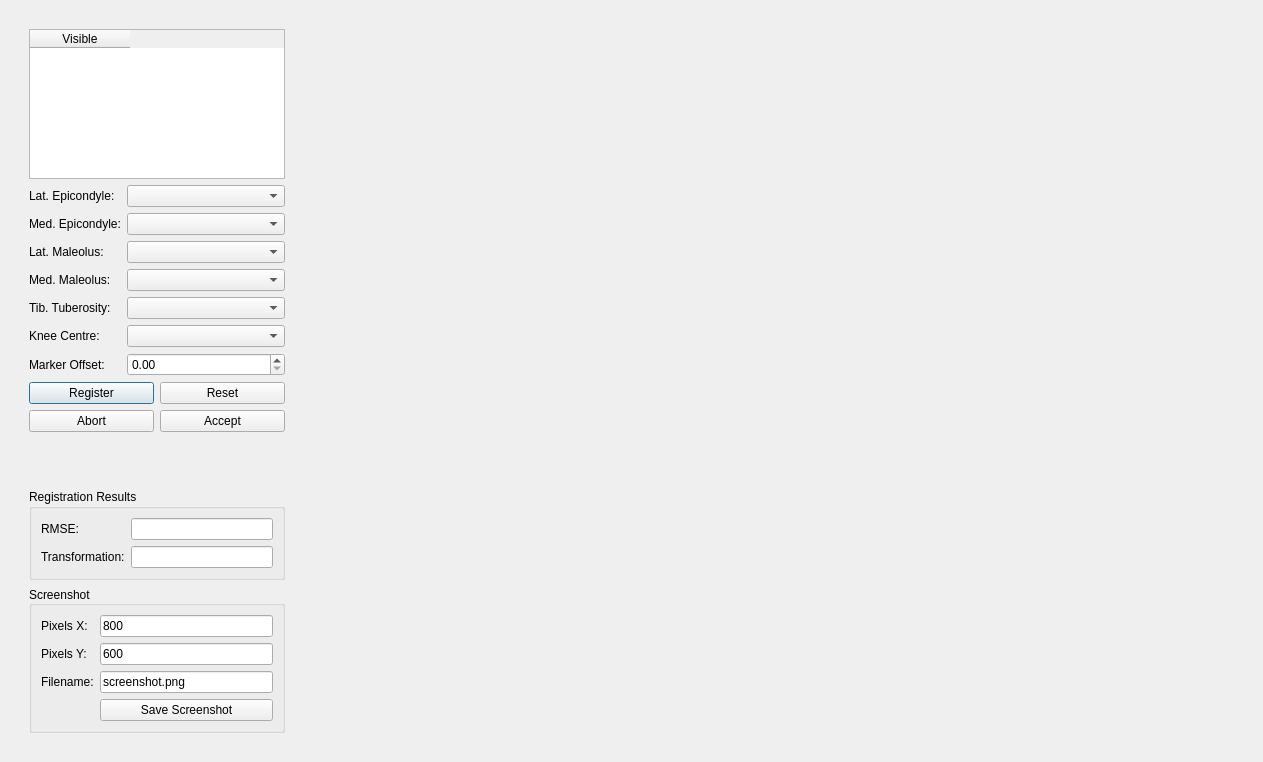
<?xml version="1.0" encoding="UTF-8"?>
<ui version="4.0">
 <class>Dialog</class>
 <widget class="QDialog" name="Dialog">
  <property name="geometry">
   <rect>
    <x>0</x>
    <y>0</y>
    <width>1263</width>
    <height>762</height>
   </rect>
  </property>
  <property name="sizePolicy">
   <sizepolicy hsizetype="Preferred" vsizetype="Preferred">
    <horstretch>0</horstretch>
    <verstretch>0</verstretch>
   </sizepolicy>
  </property>
  <property name="windowTitle">
   <string>Tibia Fibula PCA Landmark Registration</string>
  </property>
  <layout class="QHBoxLayout" name="horizontalLayout_2">
   <item>
    <widget class="QWidget" name="widgetMain" native="true">
     <property name="enabled">
      <bool>true</bool>
     </property>
     <property name="sizePolicy">
      <sizepolicy hsizetype="Preferred" vsizetype="Preferred">
       <horstretch>0</horstretch>
       <verstretch>0</verstretch>
      </sizepolicy>
     </property>
     <property name="maximumSize">
      <size>
       <width>16777215</width>
       <height>16777215</height>
      </size>
     </property>
     <layout class="QGridLayout" name="gridLayout">
      <item row="0" column="0">
       <widget class="QWidget" name="widget" native="true">
        <property name="maximumSize">
         <size>
          <width>500</width>
          <height>16777215</height>
         </size>
        </property>
        <layout class="QVBoxLayout" name="verticalLayout_3">
         <item>
          <layout class="QVBoxLayout" name="verticalLayout">
           <property name="sizeConstraint">
            <enum>QLayout::SetDefaultConstraint</enum>
           </property>
           <item>
            <widget class="QTableWidget" name="tableWidget">
             <property name="sizePolicy">
              <sizepolicy hsizetype="Preferred" vsizetype="Maximum">
               <horstretch>0</horstretch>
               <verstretch>0</verstretch>
              </sizepolicy>
             </property>
             <property name="minimumSize">
              <size>
               <width>0</width>
               <height>0</height>
              </size>
             </property>
             <property name="maximumSize">
              <size>
               <width>16777215</width>
               <height>150</height>
              </size>
             </property>
             <property name="sortingEnabled">
              <bool>false</bool>
             </property>
             <attribute name="horizontalHeaderVisible">
              <bool>true</bool>
             </attribute>
             <attribute name="horizontalHeaderCascadingSectionResizes">
              <bool>false</bool>
             </attribute>
             <attribute name="horizontalHeaderDefaultSectionSize">
              <number>100</number>
             </attribute>
             <column>
              <property name="text">
               <string>Visible</string>
              </property>
             </column>
            </widget>
           </item>
           <item>
            <layout class="QFormLayout" name="formLayout_2">
             <property name="fieldGrowthPolicy">
              <enum>QFormLayout::AllNonFixedFieldsGrow</enum>
             </property>
             <item row="2" column="0">
              <widget class="QLabel" name="label">
               <property name="text">
                <string>Lat. Maleolus:</string>
               </property>
              </widget>
             </item>
             <item row="2" column="1">
              <widget class="QComboBox" name="comboBoxLM"/>
             </item>
             <item row="3" column="0">
              <widget class="QLabel" name="label_4">
               <property name="text">
                <string>Med. Maleolus:</string>
               </property>
              </widget>
             </item>
             <item row="3" column="1">
              <widget class="QComboBox" name="comboBoxMM"/>
             </item>
             <item row="4" column="0">
              <widget class="QLabel" name="label_5">
               <property name="text">
                <string>Tib. Tuberosity:</string>
               </property>
              </widget>
             </item>
             <item row="4" column="1">
              <widget class="QComboBox" name="comboBoxTT"/>
             </item>
             <item row="1" column="1">
              <widget class="QComboBox" name="comboBoxMC"/>
             </item>
             <item row="0" column="1">
              <widget class="QComboBox" name="comboBoxLC"/>
             </item>
             <item row="5" column="1">
              <widget class="QComboBox" name="comboBoxKC"/>
             </item>
             <item row="0" column="0">
              <widget class="QLabel" name="label_6">
               <property name="text">
                <string>Lat. Epicondyle:</string>
               </property>
              </widget>
             </item>
             <item row="1" column="0">
              <widget class="QLabel" name="label_7">
               <property name="text">
                <string>Med. Epicondyle:</string>
               </property>
              </widget>
             </item>
             <item row="5" column="0">
              <widget class="QLabel" name="label_8">
               <property name="text">
                <string>Knee Centre:</string>
               </property>
              </widget>
             </item>
             <item row="6" column="1">
              <widget class="QDoubleSpinBox" name="doubleSpinBoxMarkerOffset"/>
             </item>
             <item row="6" column="0">
              <widget class="QLabel" name="label_9">
               <property name="text">
                <string>Marker Offset:</string>
               </property>
              </widget>
             </item>
            </layout>
           </item>
           <item>
            <layout class="QGridLayout" name="gridLayout_2">
             <item row="0" column="0">
              <widget class="QPushButton" name="regButton">
               <property name="text">
                <string>Register</string>
               </property>
              </widget>
             </item>
             <item row="0" column="1">
              <widget class="QPushButton" name="resetButton">
               <property name="text">
                <string>Reset</string>
               </property>
              </widget>
             </item>
             <item row="1" column="1">
              <widget class="QPushButton" name="acceptButton">
               <property name="text">
                <string>Accept</string>
               </property>
              </widget>
             </item>
             <item row="1" column="0">
              <widget class="QPushButton" name="abortButton">
               <property name="text">
                <string>Abort</string>
               </property>
              </widget>
             </item>
            </layout>
           </item>
           <item>
            <spacer name="verticalSpacer">
             <property name="orientation">
              <enum>Qt::Vertical</enum>
             </property>
             <property name="sizeHint" stdset="0">
              <size>
               <width>20</width>
               <height>40</height>
              </size>
             </property>
            </spacer>
           </item>
           <item>
            <widget class="QGroupBox" name="groupBox">
             <property name="title">
              <string>Registration Results</string>
             </property>
             <layout class="QFormLayout" name="formLayout_3">
              <property name="fieldGrowthPolicy">
               <enum>QFormLayout::AllNonFixedFieldsGrow</enum>
              </property>
              <item row="0" column="0">
               <widget class="QLabel" name="label_2">
                <property name="text">
                 <string>RMSE:</string>
                </property>
               </widget>
              </item>
              <item row="1" column="0">
               <widget class="QLabel" name="label_3">
                <property name="text">
                 <string>Transformation:</string>
                </property>
               </widget>
              </item>
              <item row="1" column="1">
               <widget class="QLineEdit" name="lineEditTransformation">
                <property name="readOnly">
                 <bool>true</bool>
                </property>
               </widget>
              </item>
              <item row="0" column="1">
               <widget class="QLineEdit" name="lineEditRMSE">
                <property name="readOnly">
                 <bool>true</bool>
                </property>
               </widget>
              </item>
             </layout>
            </widget>
           </item>
           <item>
            <widget class="QGroupBox" name="screenshotgroup">
             <property name="title">
              <string>Screenshot</string>
             </property>
             <property name="alignment">
              <set>Qt::AlignLeading|Qt::AlignLeft|Qt::AlignVCenter</set>
             </property>
             <layout class="QFormLayout" name="formLayout">
              <property name="fieldGrowthPolicy">
               <enum>QFormLayout::AllNonFixedFieldsGrow</enum>
              </property>
              <item row="0" column="0">
               <widget class="QLabel" name="pixelsXLabel">
                <property name="sizePolicy">
                 <sizepolicy hsizetype="Fixed" vsizetype="Preferred">
                  <horstretch>0</horstretch>
                  <verstretch>0</verstretch>
                 </sizepolicy>
                </property>
                <property name="text">
                 <string>Pixels X:</string>
                </property>
               </widget>
              </item>
              <item row="0" column="1">
               <widget class="QLineEdit" name="screenshotPixelXLineEdit">
                <property name="sizePolicy">
                 <sizepolicy hsizetype="Expanding" vsizetype="Fixed">
                  <horstretch>0</horstretch>
                  <verstretch>0</verstretch>
                 </sizepolicy>
                </property>
                <property name="text">
                 <string>800</string>
                </property>
               </widget>
              </item>
              <item row="1" column="0">
               <widget class="QLabel" name="pixelsYLabel">
                <property name="sizePolicy">
                 <sizepolicy hsizetype="Fixed" vsizetype="Preferred">
                  <horstretch>0</horstretch>
                  <verstretch>0</verstretch>
                 </sizepolicy>
                </property>
                <property name="text">
                 <string>Pixels Y:</string>
                </property>
               </widget>
              </item>
              <item row="1" column="1">
               <widget class="QLineEdit" name="screenshotPixelYLineEdit">
                <property name="sizePolicy">
                 <sizepolicy hsizetype="Expanding" vsizetype="Fixed">
                  <horstretch>0</horstretch>
                  <verstretch>0</verstretch>
                 </sizepolicy>
                </property>
                <property name="text">
                 <string>600</string>
                </property>
               </widget>
              </item>
              <item row="2" column="0">
               <widget class="QLabel" name="screenshotFilenameLabel">
                <property name="text">
                 <string>Filename:</string>
                </property>
               </widget>
              </item>
              <item row="2" column="1">
               <widget class="QLineEdit" name="screenshotFilenameLineEdit">
                <property name="sizePolicy">
                 <sizepolicy hsizetype="Expanding" vsizetype="Fixed">
                  <horstretch>0</horstretch>
                  <verstretch>0</verstretch>
                 </sizepolicy>
                </property>
                <property name="text">
                 <string>screenshot.png</string>
                </property>
               </widget>
              </item>
              <item row="3" column="1">
               <widget class="QPushButton" name="screenshotSaveButton">
                <property name="sizePolicy">
                 <sizepolicy hsizetype="Preferred" vsizetype="Fixed">
                  <horstretch>0</horstretch>
                  <verstretch>0</verstretch>
                 </sizepolicy>
                </property>
                <property name="text">
                 <string>Save Screenshot</string>
                </property>
               </widget>
              </item>
             </layout>
            </widget>
           </item>
          </layout>
         </item>
        </layout>
       </widget>
      </item>
      <item row="0" column="1">
       <widget class="MayaviSceneWidget" name="MayaviScene" native="true">
        <property name="sizePolicy">
         <sizepolicy hsizetype="Preferred" vsizetype="Expanding">
          <horstretch>1</horstretch>
          <verstretch>1</verstretch>
         </sizepolicy>
        </property>
       </widget>
      </item>
     </layout>
    </widget>
   </item>
  </layout>
 </widget>
 <customwidgets>
  <customwidget>
   <class>MayaviSceneWidget</class>
   <extends>QWidget</extends>
   <header>gias2.mappluginutils.mayaviviewer.mayaviscenewidget</header>
   <container>1</container>
  </customwidget>
 </customwidgets>
 <tabstops>
  <tabstop>tableWidget</tabstop>
  <tabstop>comboBoxLC</tabstop>
  <tabstop>comboBoxMC</tabstop>
  <tabstop>comboBoxLM</tabstop>
  <tabstop>comboBoxMM</tabstop>
  <tabstop>comboBoxTT</tabstop>
  <tabstop>comboBoxKC</tabstop>
  <tabstop>doubleSpinBoxMarkerOffset</tabstop>
  <tabstop>regButton</tabstop>
  <tabstop>resetButton</tabstop>
  <tabstop>abortButton</tabstop>
  <tabstop>acceptButton</tabstop>
  <tabstop>lineEditRMSE</tabstop>
  <tabstop>lineEditTransformation</tabstop>
  <tabstop>screenshotPixelXLineEdit</tabstop>
  <tabstop>screenshotPixelYLineEdit</tabstop>
  <tabstop>screenshotFilenameLineEdit</tabstop>
  <tabstop>screenshotSaveButton</tabstop>
 </tabstops>
 <resources/>
 <connections/>
</ui>
